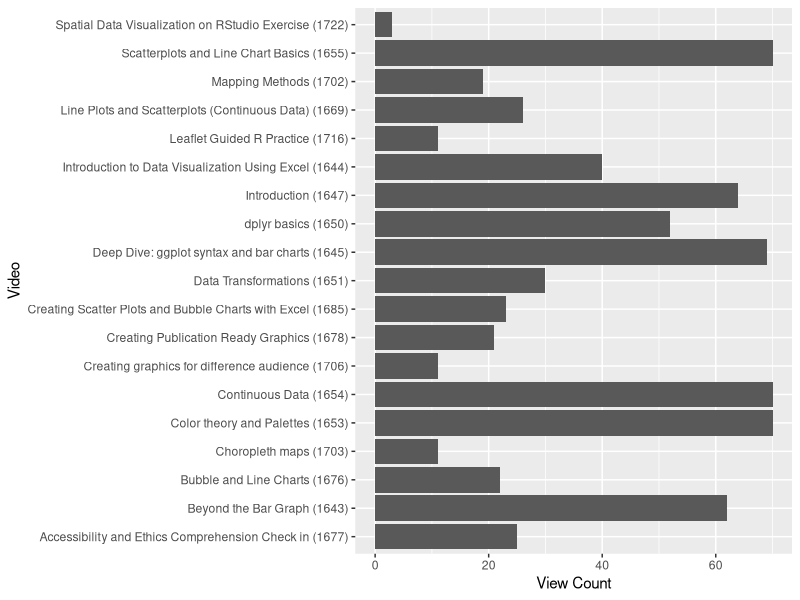

Source code (R):
## ---- chunk 1
knitr::opts_chunk$set(echo = TRUE)
library(tidyverse)
## ---- chunk 2
enrollment_export <- read_csv("enrollments_export.csv")
## ---- chunk 3
r_fund <- filter(enrollment_export, `Listing Name` == "R and RStudio Fundamentals")
## ---- chunk 4
one_week_ago <- today()-7
r_fund_week <- filter(r_fund, `Created At` > one_week_ago)
## ---- chunk 5
certificates <- read_csv("certificates.csv")
r_fund_certs <- filter(certificates, `Group name` == "R and R Studio Fundamentals")
r_fund_certs_week <- filter(r_fund_certs, `Issued on` > one_week_ago)
## ---- chunk 6
viz <- filter(enrollment_export, `Listing Name` == "Data Visualization for Public Health")
## ---- chunk 7
viz_week <- filter(viz, `Created At` > one_week_ago)
## ---- chunk 8
viz_grades <- read_csv("Grades-Data_Visualization_for_Public_Health.csv")
## ---- chunk 9
viz_video_names <- names(viz_grades[seq(from = 6, to = 24)])
viz_video_views <- tibble(video_names = viz_video_names,
                          views = NA)


dim(filter(viz_grades, `Introduction (1647)` == 1))[1]


temp <- viz_grades %>%
    group_by(across(6:24)) %>%
    summarise(n = n())
## ---- chunk 10
# Assuming your data frame is named df
# First, let’s convert the data frame from wide to long format
df_long <- viz_grades %>%
    select(-(2:5)) %>%
    select(-(21:39)) %>%
  pivot_longer(
    cols = 2:20,
    names_to = "Video",  # This will be the new column with video names
    values_to = "Watched" # This will be the new column with the values 1 or 0
  ) %>%
    filter(Watched == 1) # Keep only rows where the video was watched





# Now, we can summarize the data to count viewership
video_count <- df_long %>%
  count(Video) %>%
  arrange(desc(n)) # Optional: Arrange in descending order of counts

video_count_new <- video_count %>%
    mutate(order = case_when(
        Video == "Introduction (1647)" ~ 1,
        Video == "Color theory and Palettes (1653)" ~ 3)) %>%
    arrange(order)



# Now let’s create a bar chart with ggplot2
ggplot(video_count, aes(y = Video, x = n)) +
  geom_bar(stat = "identity") +
  labs(y = "Video", x = "View Count")
## ---- chunk 11
causal <- filter(enrollment_export, `Listing Name` == "Introduction to Causal Inference for Public Health Professionals")
## ---- chunk 12
causal_week <- filter(causal, `Created At` > one_week_ago)
